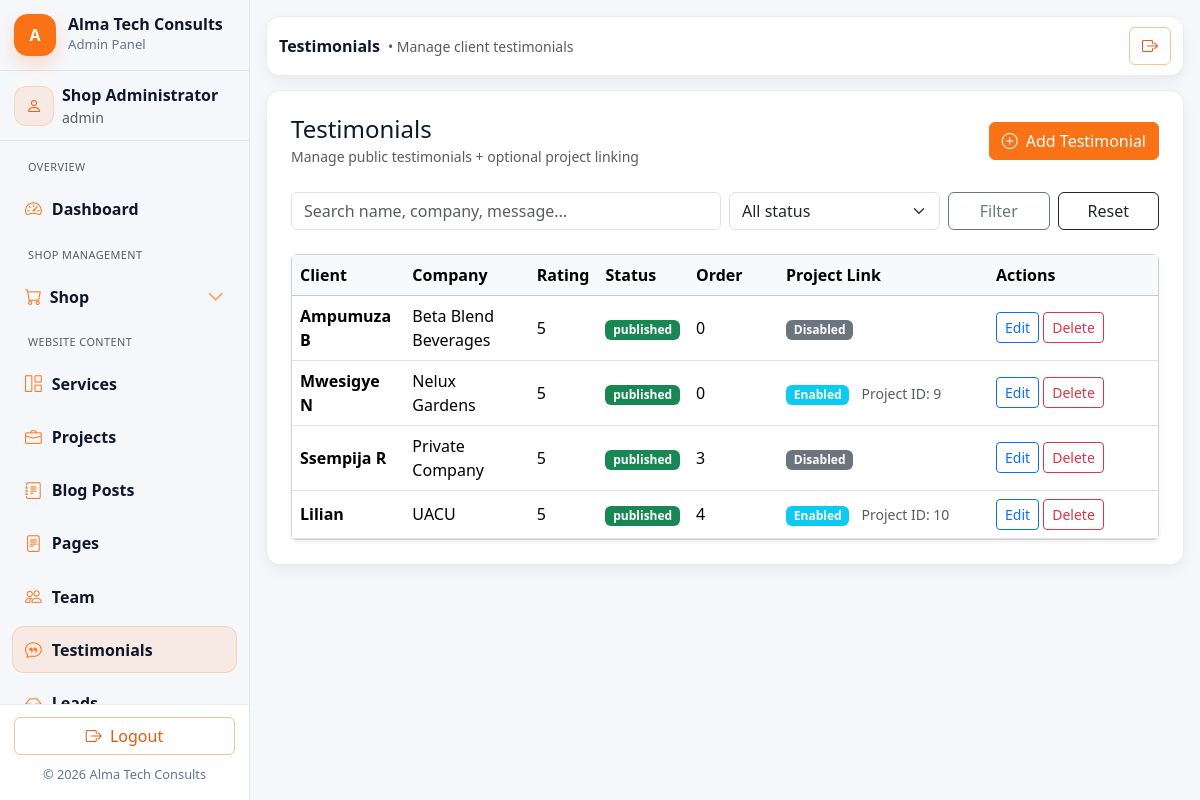
/admin/testimonials/list.php (signed in), run on the app's committed database.
### tables this page shows
CREATE TABLE `testimonials` (
  `id` int(11) NOT NULL,
  `client_name` varchar(120) NOT NULL,
  `client_title` varchar(120) DEFAULT NULL,
  `company` varchar(160) DEFAULT NULL,
  `photo` varchar(255) DEFAULT NULL,
  `message` text NOT NULL,
  `rating` tinyint(4) DEFAULT NULL,
  `is_featured` tinyint(1) NOT NULL DEFAULT 0,
  `status` enum('published','draft') NOT NULL DEFAULT 'published',
  `sort_order` int(11) NOT NULL DEFAULT 0,
  `project_id` int(11) DEFAULT NULL,
  `show_project_link` tinyint(1) NOT NULL DEFAULT 0,
  `created_at` timestamp NOT NULL DEFAULT current_timestamp(),
  `updated_at` timestamp NULL DEFAULT current_timestamp() ON UPDATE current_timestamp()
);

### includes/helpers.php (called while the page is built, shortened)
<?php
if (!function_exists('h')) {
  function h($s): string {
    return htmlspecialchars((string)$s, ENT_QUOTES, 'UTF-8');
  }
}

### admin/testimonials/list.php (the view, shortened to what this page needs)
<?php
require_once __DIR__ . '/../../includes/helpers.php';
require_once __DIR__ . '/../../includes/db.php';
$db = $GLOBALS['db'] ?? $mysqli ?? null;
$q = trim((string)($_GET['q'] ?? ''));
$where = "1=1";
$sql = "SELECT t.id,t.client_name,t.company,t.rating,t.status,t.sort_order,t.show_project_link,t.created_at,
               t.project_id
        FROM testimonials t
        WHERE $where
        ORDER BY t.sort_order ASC, t.id DESC
        LIMIT 500";
$st = $db->prepare($sql);
$st->execute();
$rows = $st->get_result()->fetch_all(MYSQLI_ASSOC);
require_once __DIR__ . '/../includes/admin_header.php';
require_once __DIR__ . '/../includes/admin_sidebar.php';
?>
<div class="admin-main">
  <?php require_once __DIR__ . '/../includes/admin_topbar.php'; ?>
  <div class="admin-card p-4">
    <div class="d-flex justify-content-between align-items-center mb-4">
      <div>
        <h4 class="mb-0">Testimonials</h4>
        <small class="text-muted">Manage public testimonials + optional project linking</small>
      </div>
      <a class="btn btn-orange" href="add.php">
        <i class="bi bi-plus-circle me-1"></i> Add Testimonial
      </a>
    </div>
    <form class="row g-2 mb-4" method="get">
      <div class="col-md-6">
        <input class="form-control" name="q" value="<?= h($q) ?>" placeholder="Search name, company, message...">
      </div>
      <div class="col-md-3">
        <select class="form-select" name="status">
          <option value="">All status</option>
        </select>
      </div>
      <div class="col-md-3 d-flex gap-2">
        <button class="btn btn-outline-secondary w-100">Filter</button>
        <a class="btn btn-outline-dark w-100" href="list.php">Reset</a>
      </div>
    </form>
  <div class="card shadow-sm">
    <div class="table-responsive">
      <table class="table table-hover align-middle mb-0">
        <thead class="table-light">
          <tr>
            <th>Client</th>
            <th>Company</th>
            <th>Rating</th>
            <th>Status</th>
            <th style="width:90px;">Order</th>
            <th style="width:210px;">Project Link</th>
            <th style="width:170px;">Actions</th>
          </tr>
        </thead>
        <tbody>
        <?php foreach ($rows as $r): ?>
          <tr>
            <td class="fw-semibold"><?= htmlspecialchars($r['client_name']) ?></td>
            <td><?= htmlspecialchars((string)($r['company'] ?? '')) ?></td>
            <td><?= htmlspecialchars((string)($r['rating'] ?? '')) ?></td>
            <td>
              <span class="badge <?= $r['status']==='published'?'bg-success':'bg-secondary' ?>">
                <?= htmlspecialchars($r['status']) ?>
              </span>
            </td>
            <td><?= (int)$r['sort_order'] ?></td>
            <td>
              <?php if ((int)$r['show_project_link'] === 1): ?>
                <span class="badge bg-info">Enabled</span>
                <small class="text-muted ms-2">Project ID: <?= (int)($r['project_id'] ?? 0) ?></small>
              <?php else: ?>
                <span class="badge bg-secondary">Disabled</span>
              <?php endif; ?>
            </td>
            <td class="text-nowrap">
              <a class="btn btn-sm btn-outline-primary" href="edit.php?id=<?= (int)$r['id'] ?>">Edit</a>
              <form class="d-inline" method="post" action="delete.php" onsubmit="return confirm('Delete this testimonial?');">
                <button class="btn btn-sm btn-outline-danger">Delete</button>
              </form>
            </td>
          </tr>
        <?php endforeach; ?>
        </tbody>
      </table>
    </div>
  </div>
</div>
<?php require_once __DIR__ . '/../includes/admin_footer.php'; ?>

### assets/css/main.css (style rules this page uses)
:root { --orange-900:#c2410c; --orange-700:#ea580c; --orange-600:#f97316; --orange-500:#fb923c; --orange-400:#fdba74; --orange-200:#fed7aa; --orange-100:#ffedd5; --text:#0f172a; --muted:#64748b; --border:#e2e8f0; --bg-soft:#fff7ed; --transition-fast: 0.2s ease; --transition-smooth: 0.3s ease; --transition-bounce: 0.4s cubic-bezier(0.68, -0.55, 0.265, 1.55); }
html { scroll-behavior: smooth; }
body { color: var(--text); background: #ffffff; }
a { transition: color var(--transition-fast); color: var(--text); }
.btn-orange { background: var(--orange-600); border-color: var(--orange-600); color:#fff; transition: all var(--transition-smooth); position: relative; overflow: hidden; }
.btn-orange::before { content: ''; position: absolute; top: 0; left: -100%; width: 100%; height: 100%; background: linear-gradient(90deg, transparent, rgba(255,255,255,0.2), transparent); transition: left var(--transition-bounce); }
.form-control, .form-select { transition: all var(--transition-smooth); }

### assets/css/admin.css (style rules this page uses)
.admin-shell { background: #f6f7fb; min-height: 100vh; }
:root { --admin-radius: 14px; --admin-border: rgba(15, 23, 42, .08); --admin-shadow: 0 8px 18px rgba(2,6,23,.06); --admin-shadow-soft: 0 6px 14px rgba(2,6,23,.05); }
.admin-main { flex:1; padding: 16px; margin-left: 0; }
.admin-card { border: 1px solid var(--admin-border); border-radius: var(--admin-radius); background:#fff; box-shadow: var(--admin-shadow-soft); }
.admin-main { flex: 1 1 auto; min-width: 0; }
@media (min-width: 992px) { .admin-main { margin-left: 0 !important; } }

### data on the page
testimonials: client_name "Ampumuza B", company "Beta Blend Beverages", rating "5", status "published", sort_order "0", show_project_link "Disabled"
testimonials: client_name "Mwesigye N", company "Nelux Gardens", rating "5", status "published", sort_order "0", project "9"
testimonials: client_name "Ssempija R", company "Private Company", rating "5", status "published", sort_order "3", show_project_link "Disabled"
testimonials: client_name "Lilian", company "UACU", rating "5", status "published", sort_order "4", project "10"

### other printed values
$admin['name'] "Shop Administrator"
$admin['role'] "admin"
$page_heading "Testimonials"
$page_subtitle "Manage client testimonials"
